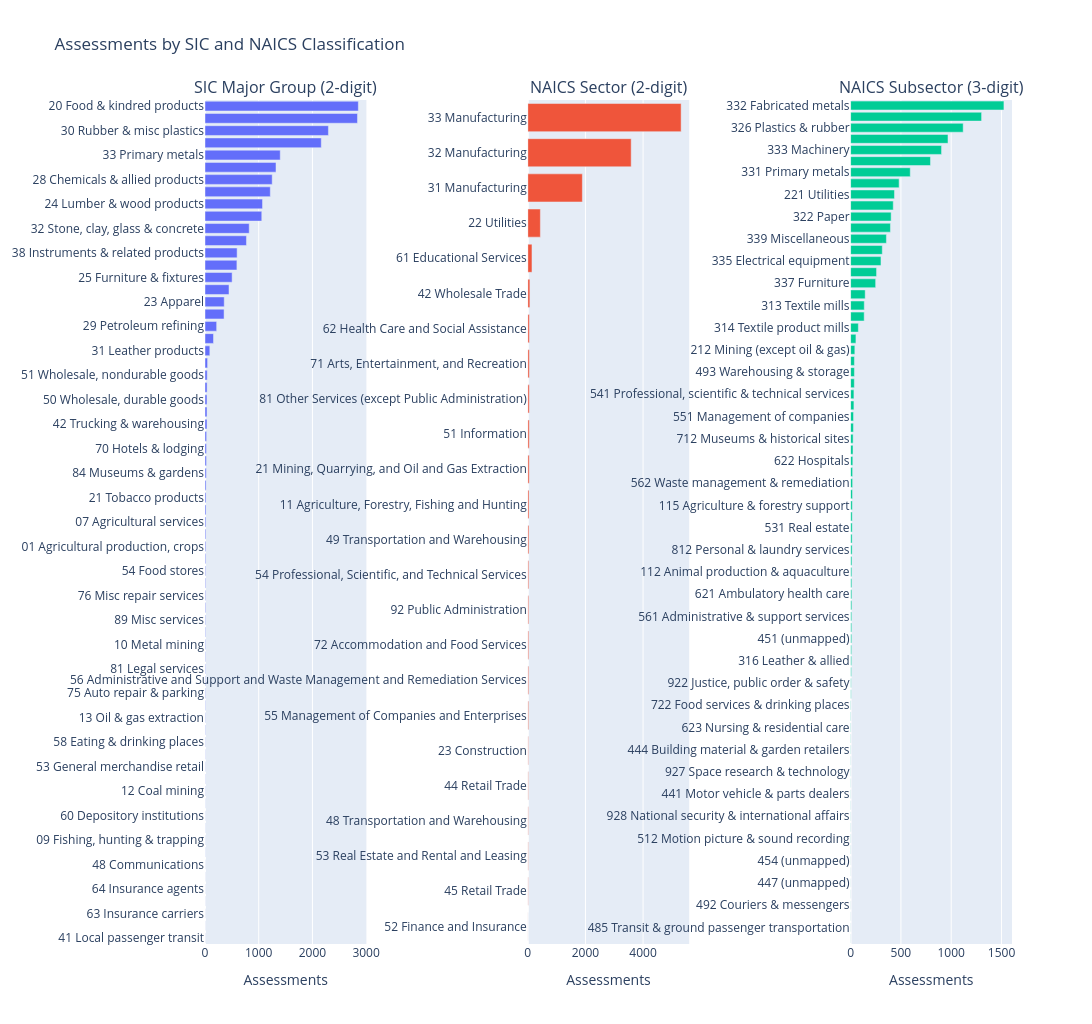

Write notebook code for a chart like this one.
### Markdown cell above
Per the plot below, we can see that

### Code cell
sic = (ASSESS.drop_nulls("SIC2").group_by("SIC2", "SIC2_name").len().sort("len", descending=True).with_columns(label=pl.col("SIC2") + " " + pl.col("SIC2_name").fill_null("(unmapped)")))
sec = (ASSESS.drop_nulls("NAICS2").group_by("NAICS2", "NAICS2_name").len().sort("len", descending=True).with_columns(label=pl.col("NAICS2") + " " + pl.col("NAICS2_name").fill_null("(unmapped)")))
sub = (ASSESS.drop_nulls("NAICS3").group_by("NAICS3", "NAICS3_name").len().sort("len", descending=True).with_columns(label=pl.col("NAICS3") + " " + pl.col("NAICS3_name").fill_null("(unmapped)")))

subs = make_subplots(1, 3, subplot_titles=["SIC Major Group (2-digit)", "NAICS Sector (2-digit)", "NAICS Subsector (3-digit)"], horizontal_spacing=0.2)

subs.add_trace(go.Bar(x=sic["len"].to_list(), y=sic["label"].to_list(), orientation="h"), 1, 1)
subs.add_trace(go.Bar(x=sec["len"].to_list(), y=sec["label"].to_list(), orientation="h"), 1, 2)
subs.add_trace(go.Bar(x=sub["len"].to_list(), y=sub["label"].to_list(), orientation="h"), 1, 3)

subs.update_yaxes(type="category", autorange="reversed")   # most common at top
subs.update_xaxes(title_text="Assessments")
subs.update_layout(height=1024, width=1280, showlegend=False, title_text="Assessments by SIC and NAICS Classification")
subs.show()

### Figure 1 — Plotly figure (JSON) as saved in the notebook; plotly's stock layout.template omitted (floating-point values rounded to 4 significant figures)
{"data": [{"orientation": "h", "type": "bar", "x": [2855, 2839, 2298, 2165, 1401, 1322, 1251, 1216, 1071, 1057, 823, 772, 598, 594, 505, 447, 358, 355, 217, 158, 90, 48, 41, 39, 37, 37, 37, 30, 28, 27, 24, 20, 19, 19, 17, 15, 15, 13, 11, 11, 11, 11, 9, 9, 9, 7, 7, 7, 7, 6, 5, 5, 4, 3, 3, 3, 3, 2, 2, 2, 2, 2, 1, 1, 1, 1, 1, 1, 1], "xaxis": "x", "y": ["20 Food & kindred products", "34 Fabricated metals", "30 Rubber & misc plastics", "35 Industrial machinery & equipment", "33 Primary metals", "37 Transportation equipment", "28 Chemicals & allied products", "36 Electronic & electrical equipment", "24 Lumber & wood products", "26 Paper & allied products", "32 Stone, clay, glass & concrete", "27 Printing & publishing", "38 Instruments & related products", "22 Textile mill products", "25 Furniture & fixtures", "49 Electric, gas & sanitary services", "23 Apparel", "39 Miscellaneous manufacturing", "29 Petroleum refining", "82 Educational services", "31 Leather products", "65 Real estate", "51 Wholesale, nondurable goods", "80 Health services", "50 Wholesale, durable goods", "14 Nonmetallic minerals mining", "42 Trucking & warehousing", "87 Engineering & management services", "70 Hotels & lodging", "79 Amusement & recreation", "84 Museums & gardens", "83 Social services", "21 Tobacco products", "86 Membership organizations", "07 Agricultural services", "72 Personal services", "01 Agricultural production, crops", "73 Business services", "54 Food stores", "47 Transportation services", "76 Misc repair services", "59 Misc retail", "89 Misc services", "45 Air transportation", "10 Metal mining", "02 Agricultural production, livestock", "81 Legal services", "17 Special trade contractors", "75 Auto repair & parking", "16 Heavy construction", "13 Oil & gas extraction", "55 Auto dealers & gas stations", "58 Eating & drinking places", "78 Motion pictures", "53 General merchandise retail", "62 Security & commodity brokers", "12 Coal mining", "52 Building materials & garden retail", "60 Depository institutions", "15 Building construction", "09 Fishing, hunting & trapping", "44 Water transportation", "48 Communications", "88 Private households", "64 Insurance agents", "43 Postal service", "63 Insurance carriers", "46 Pipelines", "41 Local passenger transit"], "yaxis": "y"}, {"orientation": "h", "type": "bar", "x": [5320, 3587, 1893, 436, 145, 72, 54, 53, 51, 50, 49, 42, 39, 33, 32, 32, 31, 29, 19, 18, 17, 16, 14, 5], "xaxis": "x2", "y": ["33 Manufacturing", "32 Manufacturing", "31 Manufacturing", "22 Utilities", "61 Educational Services", "42 Wholesale Trade", "62 Health Care and Social Assistance", "71 Arts, Entertainment, and Recreation", "81 Other Services (except Public Administration)", "51 Information", "21 Mining, Quarrying, and Oil and Gas Extraction", "11 Agriculture, Forestry, Fishing and Hunting", "49 Transportation and Warehousing", "54 Professional, Scientific, and Technical Services", "92 Public Administration", "72 Accommodation and Food Services", "56 Administrative and Support and Waste Management and Remediation Services", "55 Management of Companies and Enterprises", "23 Construction", "44 Retail Trade", "48 Transportation and Warehousing", "53 Real Estate and Rental and Leasing", "45 Retail Trade", "52 Finance and Insurance"], "yaxis": "y2"}, {"orientation": "h", "type": "bar", "x": [1524, 1302, 1119, 968, 904, 794, 593, 482, 436, 424, 403, 396, 356, 315, 302, 258, 249, 145, 136, 135, 77, 53, 42, 38, 38, 37, 33, 33, 29, 28, 25, 24, 22, 20, 20, 19, 17, 16, 16, 15, 15, 13, 12, 12, 12, 12, 11, 11, 11, 10, 10, 9, 6, 6, 4, 4, 4, 3, 3, 2, 2, 2, 2, 2, 2, 2, 2, 2, 1, 1, 1, 1, 1, 1, 1, 1], "xaxis": "x3", "y": ["332 Fabricated metals", "311 Food", "326 Plastics & rubber", "336 Transportation equipment", "333 Machinery", "325 Chemicals", "331 Primary metals", "321 Wood products", "221 Utilities", "334 Computer & electronic", "322 Paper", "327 Nonmetallic minerals", "339 Miscellaneous", "312 Beverage & tobacco", "335 Electrical equipment", "323 Printing", "337 Furniture", "611 Educational services", "313 Textile mills", "324 Petroleum & coal", "314 Textile product mills", "315 Apparel", "212 Mining (except oil & gas)", "423 Wholesale, durable goods", "493 Warehousing & storage", "511 (unmapped)", "541 Professional, scientific & technical services", "424 Wholesale, nondurable goods", "551 Management of companies", "721 Accommodation", "712 Museums & historical sites", "813 Religious, civic & professional organizations", "622 Hospitals", "921 General government support", "562 Waste management & remediation", "713 Amusement, gambling & recreation", "115 Agriculture & forestry support", "624 Social assistance", "531 Real estate", "488 Transportation support activities", "812 Personal & laundry services", "111 Crop production", "112 Animal production & aquaculture", "445 Food & beverage retailers", "621 Ambulatory health care", "811 Repair & maintenance", "561 Administrative & support services", "238 Specialty trade contractors", "451 (unmapped)", "519 Other information services", "316 Leather & allied", "711 Performing arts & spectator sports", "922 Justice, public order & safety", "237 Heavy & civil engineering construction", "722 Food services & drinking places", "213 Mining support activities", "623 Nursing & residential care", "211 Oil & gas extraction", "444 Building material & garden retailers", "522 Credit intermediation", "927 Space research & technology", "236 Construction of buildings", "441 Motor vehicle & parts dealers", "924 Environmental program administration", "928 National security & international affairs", "453 (unmapped)", "512 Motion picture & sound recording", "524 Insurance carriers", "454 (unmapped)", "517 Telecommunications", "447 (unmapped)", "486 Pipeline transportation", "492 Couriers & messengers", "525 Funds & trusts", "485 Transit & ground passenger transportation", "425 Wholesale agents & brokers"], "yaxis": "y3"}], "layout": {"annotations": [{"font": {"size": 16}, "showarrow": false, "text": "SIC Major Group (2-digit)", "x": 0.1, "xanchor": "center", "xref": "paper", "y": 1, "yanchor": "bottom", "yref": "paper"}, {"font": {"size": 16}, "showarrow": false, "text": "NAICS Sector (2-digit)", "x": 0.5, "xanchor": "center", "xref": "paper", "y": 1, "yanchor": "bottom", "yref": "paper"}, {"font": {"size": 16}, "showarrow": false, "text": "NAICS Subsector (3-digit)", "x": 0.9, "xanchor": "center", "xref": "paper", "y": 1, "yanchor": "bottom", "yref": "paper"}], "height": 1024, "showlegend": false, "title": {"text": "Assessments by SIC and NAICS Classification"}, "width": 1280, "xaxis": {"anchor": "y", "domain": [0, 0.2], "title": {"text": "Assessments"}}, "xaxis2": {"anchor": "y2", "domain": [0.4, 0.6], "title": {"text": "Assessments"}}, "xaxis3": {"anchor": "y3", "domain": [0.8, 1], "title": {"text": "Assessments"}}, "yaxis": {"anchor": "x", "autorange": "reversed", "domain": [0, 1], "type": "category"}, "yaxis2": {"anchor": "x2", "autorange": "reversed", "domain": [0, 1], "type": "category"}, "yaxis3": {"anchor": "x3", "autorange": "reversed", "domain": [0, 1], "type": "category"}}}
